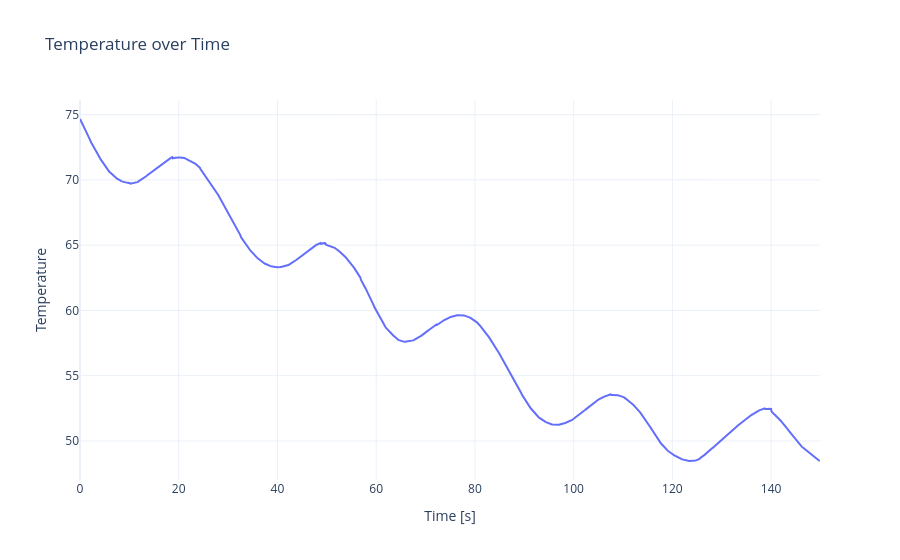

The notebook cell saved with this chart:
### Code cell
import plotly.graph_objects as go

# --- simulation & sampling ---
STEPS = 1500        # number of ticks
DT = 0.1           # optional: time step used for the X axis (seconds)
times, temps = [], []
temp_attr = instance["attributes"]["temperature"]
temp_attr.internal_value = 50.0  # initial temperature

for step in range(STEPS):
    instance.run()                 # advance the model by one tick
    times.append(step * DT)        # time axis (seconds)
    temps.append(temp_attr.internal_value)  # read current temperature
    # time.sleep(DT)               # uncomment for real delays

# --- plot with Plotly ---
fig = go.Figure()
fig.add_trace(go.Scatter(x=times, y=temps, mode="lines", name="Temperature"))
fig.update_layout(
    title="Temperature over Time",
    xaxis_title="Time [s]",
    yaxis_title="Temperature",
    template="plotly_white",
)
fig.show()

### Figure 1 — Plotly figure (JSON) as saved in the notebook; plotly's stock layout.template omitted (floating-point values rounded to 4 significant figures; data arrays with more than 128 entries replaced by an {"elided": "..."} marker saying what was removed)
{"data": [{"mode": "lines", "name": "Temperature", "type": "scatter", "x": {"elided": "1500 float values"}, "y": {"elided": "1500 float values"}}], "layout": {"title": {"text": "Temperature over Time"}, "xaxis": {"title": {"text": "Time [s]"}}, "yaxis": {"title": {"text": "Temperature"}}}}
